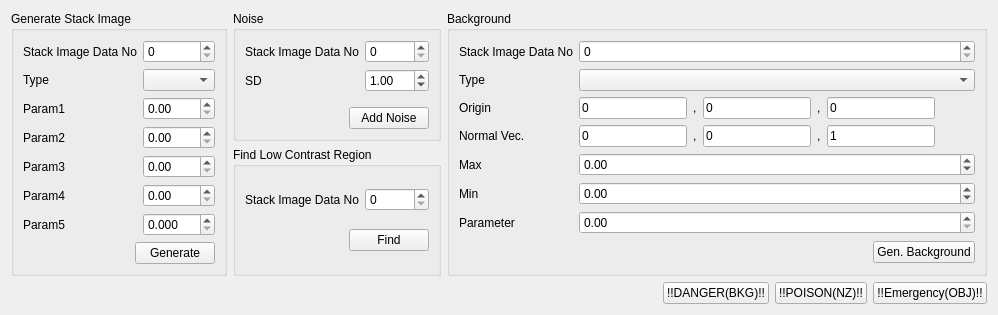
     <widget class="QWidget" name="TabImageProcessing">
      <attribute name="title">
       <string>Image Processing</string>
      </attribute>
      <layout class="QGridLayout" name="gridLayout_13">
       <item row="0" column="0" rowspan="2">
        <widget class="QGroupBox" name="GroupBoxImageProcessingGenerateStackImage">
         <property name="title">
          <string>Generate Stack Image</string>
         </property>
         <layout class="QGridLayout" name="gridLayout_4">
          <item row="0" column="0" colspan="2">
           <layout class="QGridLayout" name="GridLayoutImageProcessingGenerateStackImage">
            <item row="2" column="0">
             <widget class="QLabel" name="LabelImageProcessingGenerateStackImageParam1">
              <property name="text">
               <string>Param1</string>
              </property>
             </widget>
            </item>
            <item row="2" column="1">
             <widget class="QDoubleSpinBox" name="DoubleSpinBoxImageProcessingGenerateStackImageParam1">
              <property name="maximum">
               <double>255.000000000000000</double>
              </property>
              <property name="value">
               <double>0.000000000000000</double>
              </property>
             </widget>
            </item>
            <item row="3" column="0">
             <widget class="QLabel" name="LabelImageProcessingGenerateStackImageParam2">
              <property name="text">
               <string>Param2</string>
              </property>
             </widget>
            </item>
            <item row="3" column="1">
             <widget class="QDoubleSpinBox" name="DoubleSpinBoxImageProcessingGenerateStackImageParam2">
              <property name="maximum">
               <double>255.000000000000000</double>
              </property>
              <property name="value">
               <double>0.000000000000000</double>
              </property>
             </widget>
            </item>
            <item row="4" column="0">
             <widget class="QLabel" name="LabelImageProcessingGenerateStackImageParam3">
              <property name="text">
               <string>Param3</string>
              </property>
             </widget>
            </item>
            <item row="4" column="1">
             <widget class="QDoubleSpinBox" name="DoubleSpinBoxImageProcessingGenerateStackImageParam3">
              <property name="maximum">
               <double>255.000000000000000</double>
              </property>
              <property name="value">
               <double>0.000000000000000</double>
              </property>
             </widget>
            </item>
            <item row="5" column="0">
             <widget class="QLabel" name="LabelImageProcessingGenerateStackImageParam4">
              <property name="text">
               <string>Param4</string>
              </property>
             </widget>
            </item>
            <item row="5" column="1">
             <widget class="QDoubleSpinBox" name="DoubleSpinBoxImageProcessingGenerateStackImageParam4">
              <property name="maximum">
               <double>255.000000000000000</double>
              </property>
              <property name="value">
               <double>0.000000000000000</double>
              </property>
             </widget>
            </item>
            <item row="1" column="1">
             <widget class="QComboBox" name="ComboBoxImageProcessingGenerateStackImageType"/>
            </item>
            <item row="0" column="1">
             <widget class="QSpinBox" name="SpinBoxImageProcessingGenerateStackImageDataNo"/>
            </item>
            <item row="0" column="0">
             <widget class="QLabel" name="LabelImageProcessingGenerateStackImageDataNo">
              <property name="text">
               <string>Stack Image Data No</string>
              </property>
             </widget>
            </item>
            <item row="1" column="0">
             <widget class="QLabel" name="LabelImageProcessingGenerateStackImageType">
              <property name="text">
               <string>Type</string>
              </property>
             </widget>
            </item>
            <item row="6" column="0">
             <widget class="QLabel" name="LabelImageProcessingGeneratStackImageParam5">
              <property name="text">
               <string>Param5</string>
              </property>
             </widget>
            </item>
            <item row="6" column="1">
             <widget class="QDoubleSpinBox" name="DoubleSpinBoxImageProcessingGenerateStackImageParam5">
              <property name="decimals">
               <number>3</number>
              </property>
              <property name="maximum">
               <double>999.990000000000009</double>
              </property>
              <property name="singleStep">
               <double>0.100000000000000</double>
              </property>
              <property name="value">
               <double>0.000000000000000</double>
              </property>
             </widget>
            </item>
           </layout>
          </item>
          <item row="1" column="0">
           <spacer name="HorizontalSpacerImageProcessingGenerateStackImage">
            <property name="orientation">
             <enum>Qt::Horizontal</enum>
            </property>
            <property name="sizeHint" stdset="0">
             <size>
              <width>40</width>
              <height>20</height>
             </size>
            </property>
           </spacer>
          </item>
          <item row="1" column="1">
           <widget class="QPushButton" name="PushButtonImageProcessingGenerateStackImage">
            <property name="text">
             <string>Generate</string>
            </property>
           </widget>
          </item>
         </layout>
        </widget>
       </item>
       <item row="0" column="1">
        <widget class="QGroupBox" name="GroupBoxImageProcessingNoise">
         <property name="title">
          <string>Noise</string>
         </property>
         <layout class="QGridLayout" name="gridLayout_11">
          <item row="0" column="0" rowspan="2" colspan="2">
           <layout class="QFormLayout" name="FormLayoutImageProcessingNoise">
            <item row="1" column="0">
             <widget class="QLabel" name="LabelImageProcessingNoiseSD">
              <property name="text">
               <string>SD</string>
              </property>
             </widget>
            </item>
            <item row="1" column="1">
             <widget class="QDoubleSpinBox" name="DoubleSpinBoxImageProcessingNoiseSD">
              <property name="maximum">
               <double>255.000000000000000</double>
              </property>
              <property name="value">
               <double>1.000000000000000</double>
              </property>
             </widget>
            </item>
            <item row="0" column="1">
             <widget class="QSpinBox" name="SpinBoxImageProcessingNoiseDataNo"/>
            </item>
            <item row="0" column="0">
             <widget class="QLabel" name="LabelImageProcessingNoiseDataNo">
              <property name="text">
               <string>Stack Image Data No</string>
              </property>
             </widget>
            </item>
           </layout>
          </item>
          <item row="2" column="0">
           <spacer name="HorizontalSpacerImageProcessingNoise">
            <property name="orientation">
             <enum>Qt::Horizontal</enum>
            </property>
            <property name="sizeHint" stdset="0">
             <size>
              <width>40</width>
              <height>20</height>
             </size>
            </property>
           </spacer>
          </item>
          <item row="2" column="1">
           <widget class="QPushButton" name="PushButtonImageProcessingNoiseAddNoise">
            <property name="text">
             <string>Add Noise</string>
            </property>
           </widget>
          </item>
         </layout>
        </widget>
       </item>
       <item row="0" column="2" rowspan="2">
        <widget class="QGroupBox" name="GroupBoxImageProcessingBackground">
         <property name="title">
          <string>Background</string>
         </property>
         <layout class="QGridLayout" name="gridLayout_6">
          <item row="0" column="1" colspan="4">
           <layout class="QFormLayout" name="FormLayoutImageProcessingBackground">
            <item row="0" column="0">
             <widget class="QLabel" name="LabelImageProcessingBackgroundDataNo">
              <property name="text">
               <string>Stack Image Data No</string>
              </property>
             </widget>
            </item>
            <item row="0" column="1">
             <widget class="QSpinBox" name="SpinBoxImageProcessingBackgroundDataNo"/>
            </item>
            <item row="1" column="0">
             <widget class="QLabel" name="LabelImageProcessingBackgroundType">
              <property name="text">
               <string>Type</string>
              </property>
             </widget>
            </item>
            <item row="1" column="1">
             <widget class="QComboBox" name="ComboBoxImageProcessingBackgroundType"/>
            </item>
            <item row="2" column="1">
             <layout class="QHBoxLayout" name="HorizontalLayoutImageProcessingBackgroundOrigin">
              <item>
               <widget class="QLineEdit" name="LineEditImageProcessingBackgroundOriginX">
                <property name="sizePolicy">
                 <sizepolicy hsizetype="MinimumExpanding" vsizetype="Fixed">
                  <horstretch>0</horstretch>
                  <verstretch>0</verstretch>
                 </sizepolicy>
                </property>
                <property name="minimumSize">
                 <size>
                  <width>30</width>
                  <height>0</height>
                 </size>
                </property>
                <property name="text">
                 <string>0</string>
                </property>
               </widget>
              </item>
              <item>
               <widget class="QLabel" name="LabelImageProcessingBackgroundOriginCommaXY">
                <property name="text">
                 <string>,</string>
                </property>
               </widget>
              </item>
              <item>
               <widget class="QLineEdit" name="LineEditImageProcessingBackgroundOriginY">
                <property name="sizePolicy">
                 <sizepolicy hsizetype="MinimumExpanding" vsizetype="Fixed">
                  <horstretch>0</horstretch>
                  <verstretch>0</verstretch>
                 </sizepolicy>
                </property>
                <property name="minimumSize">
                 <size>
                  <width>30</width>
                  <height>0</height>
                 </size>
                </property>
                <property name="text">
                 <string>0</string>
                </property>
               </widget>
              </item>
              <item>
               <widget class="QLabel" name="LabelImageProcessingBackgroundOriginYZ">
                <property name="text">
                 <string>,</string>
                </property>
               </widget>
              </item>
              <item>
               <widget class="QLineEdit" name="LineEditImageProcessingBackgroundOriginZ">
                <property name="sizePolicy">
                 <sizepolicy hsizetype="MinimumExpanding" vsizetype="Fixed">
                  <horstretch>0</horstretch>
                  <verstretch>0</verstretch>
                 </sizepolicy>
                </property>
                <property name="minimumSize">
                 <size>
                  <width>30</width>
                  <height>0</height>
                 </size>
                </property>
                <property name="inputMask">
                 <string/>
                </property>
                <property name="text">
                 <string>0</string>
                </property>
               </widget>
              </item>
              <item>
               <spacer name="HorizontalSpacerImageProcessingBackgroundOrigin">
                <property name="orientation">
                 <enum>Qt::Horizontal</enum>
                </property>
                <property name="sizeHint" stdset="0">
                 <size>
                  <width>40</width>
                  <height>20</height>
                 </size>
                </property>
               </spacer>
              </item>
             </layout>
            </item>
            <item row="3" column="1">
             <layout class="QHBoxLayout" name="HorizontalLayoutImageProcessingBackgroundNormalVector">
              <item>
               <widget class="QLineEdit" name="LineEditImageProcessingBackgroundNormalVectorX">
                <property name="sizePolicy">
                 <sizepolicy hsizetype="MinimumExpanding" vsizetype="Fixed">
                  <horstretch>0</horstretch>
                  <verstretch>0</verstretch>
                 </sizepolicy>
                </property>
                <property name="minimumSize">
                 <size>
                  <width>30</width>
                  <height>0</height>
                 </size>
                </property>
                <property name="inputMask">
                 <string/>
                </property>
                <property name="text">
                 <string>0</string>
                </property>
               </widget>
              </item>
              <item>
               <widget class="QLabel" name="LabelImageProcessingBackgroundNormalVectorCommaXY">
                <property name="text">
                 <string>,</string>
                </property>
               </widget>
              </item>
              <item>
               <widget class="QLineEdit" name="LineEditImageProcessingBackgroundNormalVectorY">
                <property name="sizePolicy">
                 <sizepolicy hsizetype="MinimumExpanding" vsizetype="Fixed">
                  <horstretch>0</horstretch>
                  <verstretch>0</verstretch>
                 </sizepolicy>
                </property>
                <property name="minimumSize">
                 <size>
                  <width>30</width>
                  <height>0</height>
                 </size>
                </property>
                <property name="inputMask">
                 <string/>
                </property>
                <property name="text">
                 <string>0</string>
                </property>
               </widget>
              </item>
              <item>
               <widget class="QLabel" name="LabelImageProcessingBackgroundNormalVectorYZ">
                <property name="text">
                 <string>,</string>
                </property>
               </widget>
              </item>
              <item>
               <widget class="QLineEdit" name="LineEditImageProcessingBackgroundNormalVectorZ">
                <property name="sizePolicy">
                 <sizepolicy hsizetype="MinimumExpanding" vsizetype="Fixed">
                  <horstretch>0</horstretch>
                  <verstretch>0</verstretch>
                 </sizepolicy>
                </property>
                <property name="minimumSize">
                 <size>
                  <width>30</width>
                  <height>0</height>
                 </size>
                </property>
                <property name="inputMask">
                 <string/>
                </property>
                <property name="text">
                 <string>1</string>
                </property>
               </widget>
              </item>
              <item>
               <spacer name="HorizontalSpacerImageProcessingBackgroundNormalVector">
                <property name="orientation">
                 <enum>Qt::Horizontal</enum>
                </property>
                <property name="sizeHint" stdset="0">
                 <size>
                  <width>40</width>
                  <height>20</height>
                 </size>
                </property>
               </spacer>
              </item>
             </layout>
            </item>
            <item row="6" column="1">
             <widget class="QDoubleSpinBox" name="DoubleSpinBoxImageProcessingBackgroundParameter">
              <property name="maximum">
               <double>1000.000000000000000</double>
              </property>
             </widget>
            </item>
            <item row="2" column="0">
             <widget class="QLabel" name="LabelImageProcessingBackgronudOrigin">
              <property name="text">
               <string>Origin</string>
              </property>
             </widget>
            </item>
            <item row="3" column="0">
             <widget class="QLabel" name="LabelImageProcessingBackgronudNormalVector">
              <property name="text">
               <string>Normal Vec.</string>
              </property>
             </widget>
            </item>
            <item row="6" column="0">
             <widget class="QLabel" name="LabelImageProcessingBackgronudParameter">
              <property name="text">
               <string>Parameter</string>
              </property>
             </widget>
            </item>
            <item row="4" column="1">
             <widget class="QDoubleSpinBox" name="DoubleSpinBoxImageProcessingBackgroundMax">
              <property name="minimum">
               <double>-255.000000000000000</double>
              </property>
              <property name="maximum">
               <double>255.000000000000000</double>
              </property>
             </widget>
            </item>
            <item row="5" column="1">
             <widget class="QDoubleSpinBox" name="DoubleSpinBoxImageProcessingBackgroundMin">
              <property name="minimum">
               <double>-255.000000000000000</double>
              </property>
              <property name="maximum">
               <double>255.000000000000000</double>
              </property>
             </widget>
            </item>
            <item row="4" column="0">
             <widget class="QLabel" name="LabelImageProcessingBackgroundMax">
              <property name="text">
               <string>Max</string>
              </property>
             </widget>
            </item>
            <item row="5" column="0">
             <widget class="QLabel" name="LabelImageProcessingBackgroundMin">
              <property name="text">
               <string>Min</string>
              </property>
             </widget>
            </item>
           </layout>
          </item>
          <item row="3" column="1">
           <spacer name="HorizontalSpacerImageProcessingBackground">
            <property name="orientation">
             <enum>Qt::Horizontal</enum>
            </property>
            <property name="sizeHint" stdset="0">
             <size>
              <width>206</width>
              <height>24</height>
             </size>
            </property>
           </spacer>
          </item>
          <item row="3" column="4">
           <widget class="QPushButton" name="PushButtonImageProcessingBackgroundGenerate">
            <property name="text">
             <string>Gen. Background</string>
            </property>
           </widget>
          </item>
         </layout>
        </widget>
       </item>
       <item row="1" column="1">
        <widget class="QGroupBox" name="GroupBoxImageProcessingFindLowContrastRegion">
         <property name="title">
          <string>Find Low Contrast Region</string>
         </property>
         <layout class="QGridLayout" name="gridLayout_5">
          <item row="0" column="0" colspan="2">
           <layout class="QHBoxLayout" name="HorizontalLayoutImageProcessingLCR">
            <item>
             <widget class="QLabel" name="LabelImageProcessingDataNo">
              <property name="text">
               <string>Stack Image Data No</string>
              </property>
             </widget>
            </item>
            <item>
             <widget class="QSpinBox" name="SpinBoxImageProcessingDataNo"/>
            </item>
           </layout>
          </item>
          <item row="1" column="0">
           <spacer name="HorizontalSpacerImageProcessingFindLowContrastRegion">
            <property name="orientation">
             <enum>Qt::Horizontal</enum>
            </property>
            <property name="sizeHint" stdset="0">
             <size>
              <width>40</width>
              <height>20</height>
             </size>
            </property>
           </spacer>
          </item>
          <item row="1" column="1">
           <widget class="QPushButton" name="PushButtonImageProcessingFindLCR">
            <property name="text">
             <string>Find</string>
            </property>
           </widget>
          </item>
         </layout>
        </widget>
       </item>
       <item row="2" column="0" colspan="3">
        <layout class="QHBoxLayout" name="horizontalLayout">
         <item>
          <spacer name="horizontalSpacer">
           <property name="orientation">
            <enum>Qt::Horizontal</enum>
           </property>
           <property name="sizeHint" stdset="0">
            <size>
             <width>40</width>
             <height>20</height>
            </size>
           </property>
          </spacer>
         </item>
         <item>
          <widget class="QPushButton" name="PushButtonDanger">
           <property name="text">
            <string>!!DANGER(BKG)!!</string>
           </property>
          </widget>
         </item>
         <item>
          <widget class="QPushButton" name="PushButtonPoison">
           <property name="text">
            <string>!!POISON(NZ)!!</string>
           </property>
          </widget>
         </item>
         <item>
          <widget class="QPushButton" name="PushButtonEmergency">
           <property name="text">
            <string>!!Emergency(OBJ)!!</string>
           </property>
          </widget>
         </item>
        </layout>
       </item>
      </layout>
     </widget>
